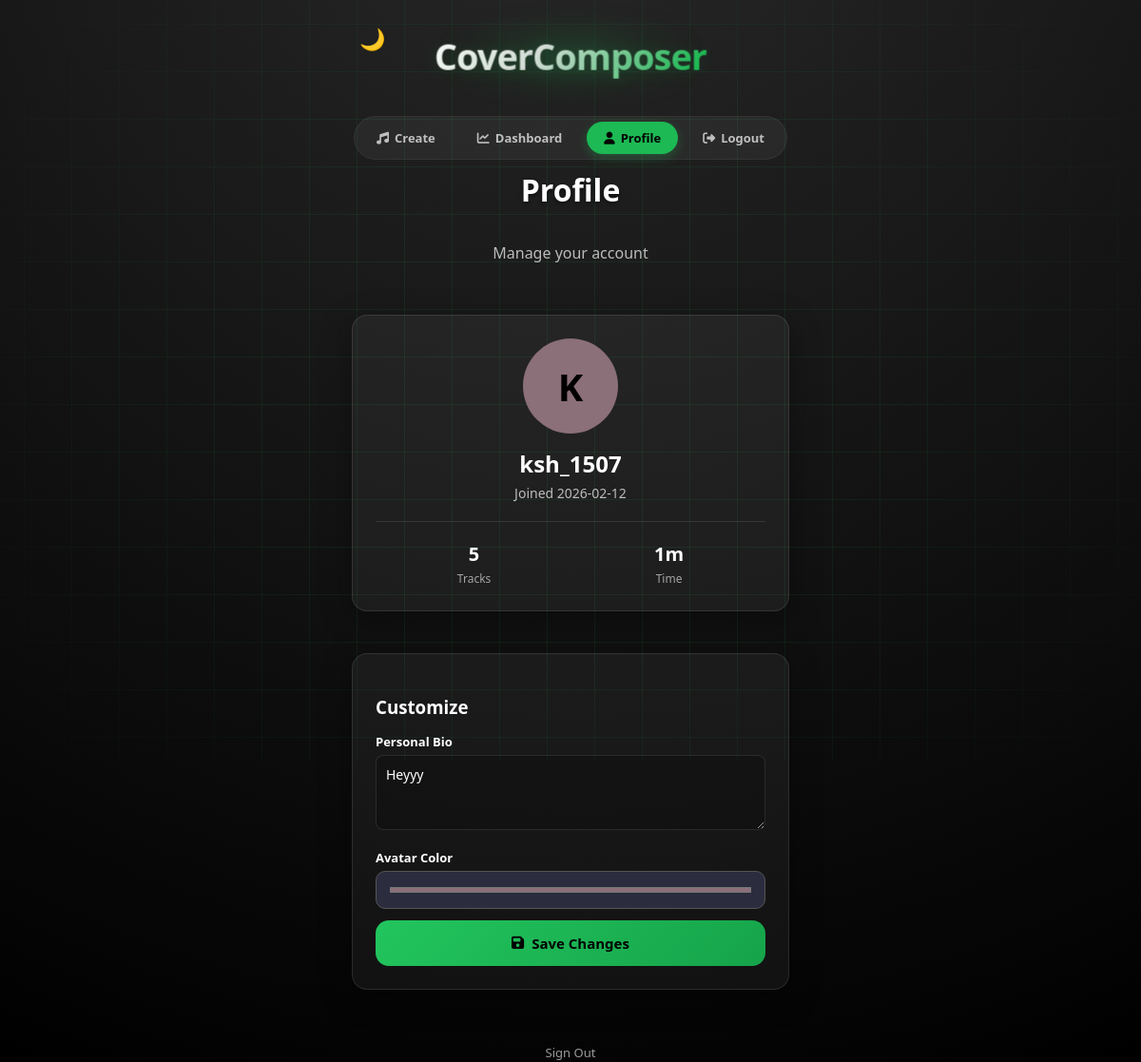
Screenshot of /profile (signed in) with the database file from the repository.
### main.py (models this page shows)
class User(Base):
    __tablename__ = "users"
    id = Column(Integer, primary_key=True, index=True)
    username = Column(String, unique=True, index=True)
    hashed_password = Column(String)
    bio = Column(String, nullable=True, default="Music enthusiast 🎵")
    avatar_color = Column(String, default="#1db954")
    created_date = Column(String, default=datetime.now().strftime("%Y-%m-%d"))
    tracks = relationship("Track", back_populates="owner")

### main.py (the view)
@app.get("/profile", response_class=HTMLResponse)
def profile(request: Request, user: User = Depends(get_current_user), db: Session = Depends(get_db)):
    if not user: return RedirectResponse("/login")
    tracks = db.query(Track).filter(Track.owner_id == user.id).all()
    return templates.TemplateResponse("profile.html", {
        "request": request, "user": user,
        "total_tracks": len(tracks), "total_duration": sum(t.duration for t in tracks),
        "member_since": user.created_date
    })

### templates/profile.html (shortened to what this page needs)
<!DOCTYPE html>
<html lang="en">
<head>
  <link rel="stylesheet" href="/static/style.css">
  <link rel="stylesheet" href="https://cdnjs.cloudflare.com/ajax/libs/font-awesome/6.4.0/css/all.min.css">
</head>
<body class="dark">
<header class="topbar">
  <div class="theme-toggle" id="themeToggle">🌙</div>
  <div class="brand small">
    <span class="logo-text">CoverComposer</span>
    <span class="logo-glow"></span>
  </div>
  <div class="nav-menu">
    <a href="/" class="nav-link"><i class="fas fa-music"></i> Create</a>
    <a href="/dashboard" class="nav-link"><i class="fas fa-chart-line"></i> Dashboard</a>
    <a href="/profile" class="nav-link active"><i class="fas fa-user"></i> Profile</a>
    <a href="/logout" class="nav-link"><i class="fas fa-sign-out-alt"></i> Logout</a>
  </div>
</header>
<div class="container page-enter">
  <h2 class="headline">Profile</h2>
  <p class="subtitle">Manage your account</p>
  <div class="card profile-card">
    <div class="avatar-large" style="--avatar-color: {{ user.avatar_color }};">
      {{ user.username[0].upper() }}
    </div>
    <div class="profile-name">{{ user.username }}</div>
    <div class="profile-meta">Joined {{ member_since }}</div>
    <div class="stat-bar">
      <div class="stat-it">
        <span class="stat-val">{{ total_tracks }}</span>
        <span class="stat-lab">Tracks</span>
      </div>
      <div class="stat-it">
        <span class="stat-val">{{ (total_duration // 60) }}m</span>
        <span class="stat-lab">Time</span>
      </div>
    </div>
  </div>
  <div class="card">
    <h3 style="margin-bottom: 15px;">Customize</h3>
    <form action="/profile/update" method="POST" class="edit-form">
      <label>Personal Bio</label>
      <textarea name="bio" rows="3">{{ user.bio }}</textarea>
      <label style="margin-top:15px;">Avatar Color</label>
      <input type="color"
             name="avatar_color"
             class="color-input"
             value="{{ user.avatar_color }}"
             oninput="document.querySelector('.avatar-large').style.setProperty('--avatar-color', this.value)">
      <button
        type="submit"
        style="
          width: 100%;
          margin-top: 12px;
          padding: 14px;
          border-radius: 14px;
          border: none;
          font-size: 15px;
          font-weight: 600;
          cursor: pointer;
          background: linear-gradient(135deg, #22c55e, #16a34a);
          color: black;
          display: flex;
          align-items: center;
          justify-content: center;
          gap: 8px;
        "
      >
        <i class="fas fa-save"></i>
        Save Changes
      </button>
    </form>
  </div>
  <div style="margin-top:30px;opacity:0.6;text-align:center;">
    <a href="/logout" style="color:inherit;text-decoration:none;font-size:13px;">Sign Out</a>
  </div>
</div>
</body>
</html>

### static/style.css (style rules this page uses)
:root { --green: #1db954; --dark-bg: radial-gradient(circle at 50% -20%, #2a2a2a, #000000); --light-bg: linear-gradient(135deg, #f7f7f7, #eaeaea); --dark-card: rgba(30, 30, 30, 0.6); --light-card: #ffffff; }
body.dark::before { content: ""; position: fixed; top: 0; left: 0; width: 100vw; height: 100vh; background-image: linear-gradient(rgba(29, 185, 84, 0.1) 1px, transparent 1px), linear-gradient(90deg, rgba(29, 185, 84, 0.1) 1px, transparent 1px); background-size: 50px 50px; background-position: center; z-index: -1; pointer-events: none; mask-image: radial-gradient(circle at center, black 40%, transparent 100%); -webkit-mask-image: radial-gradient(circle at center, black 40%, transparent 100%); }
* { box-sizing: border-box; font-family: "Segoe UI", sans-serif; }
body { margin: 0; min-height: 100vh; transition: background 0.6s, color 0.6s; }
body.dark { background: var(--dark-bg); color: white; }
body.dark select, body.dark input { background-color: #2c2c3f !important; color: #ffffff !important; border: 1px solid #555 !important; padding: 12px; border-radius: 10px; width: 100%; appearance: none; -webkit-appearance: none; -moz-appearance: none; }
.container { width: 100%; max-width: 500px; margin: 0 auto; padding: 0 20px; display: flex; flex-direction: column; align-items: stretch; gap: 24px; }
.page-enter { animation: page-slide-up 0.6s cubic-bezier(0.2, 0.8, 0.2, 1) forwards; }
.card { background: var(--dark-card); padding: 24px; border-radius: 16px; box-shadow: 0 4px 20px rgba(0, 0, 0, 0.3); transition: transform 0.3s, box-shadow 0.3s; }
.topbar { display: flex; flex-direction: column; align-items: center; padding: 20px 20px 10px 20px; position: relative; gap: 15px; max-width: 500px; margin: 0 auto; background: transparent; }
.theme-toggle { cursor: pointer; font-size: 22px; position: absolute; left: 28px; top: 25px; z-index: 10; }
.brand { position: relative; display: flex; align-items: center; justify-content: center; margin-bottom: 20px; padding: 10px; z-index: 5; }
.brand.small { margin-bottom: 10px; transform: scale(0.9); }
.logo-text { font-size: 42px; font-weight: 800; letter-spacing: -1px; background: linear-gradient(120deg, #ffffff 0%, #e0e0e0 20%, var(--green) 50%, #e0e0e0 80%, #ffffff 100%); background-size: 200% auto; -webkit-background-clip: text; -webkit-text-fill-color: transparent; background-clip: text; position: relative; z-index: 2; text-shadow: 0 4px 24px rgba(29, 185, 84, 0.2); animation: text-enter 1s cubic-bezier(0.2, 0.8, 0.2, 1) forwards, shine 8s linear infinite; }
.logo-glow { position: absolute; top: 50%; left: 50%; transform: translate(-50%, -50%); width: 120%; height: 60%; background: radial-gradient(circle, rgba(29, 185, 84, 0.4) 0%, rgba(29, 185, 84, 0) 70%); filter: blur(20px); z-index: 1; opacity: 0.6; animation: glow-pulse 3s infinite alternate; }
.headline { text-align: center; font-size: 32px; font-weight: 700; margin: 0 0 10px 0; color: white; text-shadow: 0 2px 4px rgba(0, 0, 0, 0.5); }
.subtitle { text-align: center; font-size: 16px; color: rgba(255, 255, 255, 0.7); margin: 0 0 30px 0; }
.nav-menu { position: relative; right: auto; display: inline-flex; gap: 8px; align-items: center; background: rgba(255, 255, 255, 0.05); padding: 5px; border-radius: 30px; border: 1px solid rgba(255, 255, 255, 0.05); }
.nav-link { color: inherit; text-decoration: none; font-size: 13px; font-weight: 600; padding: 8px 18px; border-radius: 24px; transition: all 0.3s; display: flex; align-items: center; gap: 6px; opacity: 0.7; }
.nav-link.active { background: var(--green); color: black; opacity: 1; box-shadow: 0 4px 12px rgba(29, 185, 84, 0.3); }
.card { background: rgba(255, 255, 255, 0.05) !important; backdrop-filter: blur(10px); -webkit-backdrop-filter: blur(10px); border: 1px solid rgba(255, 255, 255, 0.1); box-shadow: 0 8px 32px 0 rgba(0, 0, 0, 0.37); }

### rows the page displays
User: username "K", username "ksh_1507", created_date "2026-02-12", bio "Heyyy", avatar_color "#8b6f79"

### other values shown
{{ total_tracks }} "5"
{{ (total_duration // 60) }} "1"
